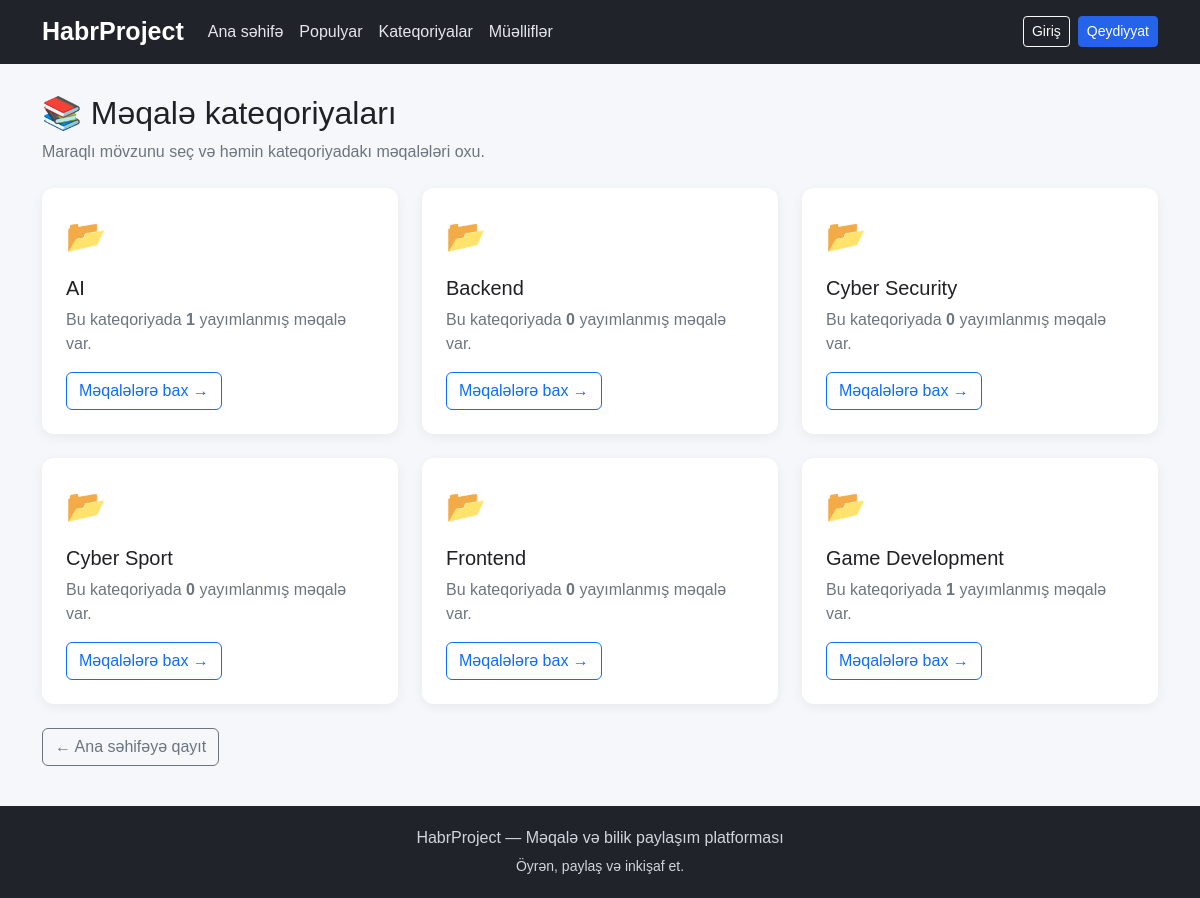
Page /categories/ on the committed database.
### articles/models.py (models this page shows, shortened)
class Category(models.Model):
    name = models.CharField(
        max_length=100,
        unique=True,
        verbose_name="Kateqoriya adı",
    )
    slug = models.SlugField(
        max_length=100,
        unique=True,
        verbose_name="URL adı",
    )
    class Meta:
        ordering = ["name"]
        verbose_name = "Kateqoriya"
        verbose_name_plural = "Kateqoriyalar"

### articles/views.py (the view)
# urls.py: path("categories/", views.category_list, name="categories"),
def category_list(request):
    categories = Category.objects.annotate(
        article_count=Count(
            "articles",
            filter=Q(articles__status=Article.Status.PUBLISHED),
        )
    )
    return render(request, "articles/categories.html", {
        "categories": categories,
    })

### articles/templates/articles/categories.html (shortened to what this page needs)
{% extends "base.html" %}
{% block content %}
<div class="mb-4">
    <h1 class="h2">📚 Məqalə kateqoriyaları</h1>
    <p class="text-secondary">
        Maraqlı mövzunu seç və həmin kateqoriyadakı məqalələri oxu.
    </p>
</div>
<div class="row g-4">
    {% for category in categories %}
        <div class="col-md-6 col-lg-4">
            <div class="content-card h-100">
                <div class="mb-3">
                    <span class="fs-2">📂</span>
                </div>
                <h2 class="h5">{{ category.name }}</h2>
                <p class="text-secondary">
                    Bu kateqoriyada
                    <strong>{{ category.article_count }}</strong>
                    yayımlanmış məqalə var.
                </p>
                <a
                    href="{% url 'category_detail' category.pk %}"
                    class="btn btn-outline-primary"
                >
                    Məqalələrə bax →
                </a>
            </div>
        </div>
    {% endfor %}
</div>
<div class="mt-4">
    <a href="{% url 'home' %}" class="btn btn-outline-secondary">
        ← Ana səhifəyə qayıt
    </a>
</div>
{% endblock %}

### templates/base.html (style rules this page uses)
body { background-color: #f5f7fa; color: #202124; font-family: Arial, sans-serif; }
.content-card { background: #ffffff; border-radius: 12px; padding: 24px; box-shadow: 0 3px 12px rgba(0, 0, 0, 0.06); }

### rows in the picture
Category: name "AI", article_count "1"
Category: name "Backend", article_count "0"
Category: name "Cyber Security", article_count "0"
Category: name "Cyber Sport", article_count "0"
Category: name "Frontend", article_count "0"
Category: name "Game Development", article_count "1"
